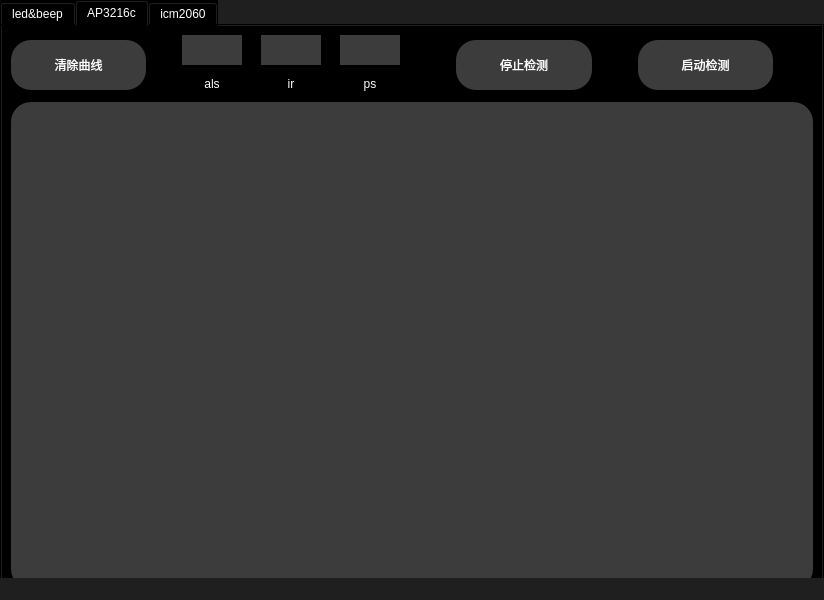
<?xml version="1.0" encoding="UTF-8"?>
<ui version="4.0">
 <class>imx6ullTest</class>
 <widget class="QMainWindow" name="imx6ullTest">
  <property name="geometry">
   <rect>
    <x>0</x>
    <y>0</y>
    <width>824</width>
    <height>600</height>
   </rect>
  </property>
  <property name="minimumSize">
   <size>
    <width>800</width>
    <height>600</height>
   </size>
  </property>
  <property name="windowTitle">
   <string>MainWindow</string>
  </property>
  <property name="styleSheet">
   <string notr="true">background-color: rgb(31, 31, 32);</string>
  </property>
  <widget class="QWidget" name="centralwidget">
   <widget class="QTabWidget" name="tabWidget">
    <property name="geometry">
     <rect>
      <x>0</x>
      <y>0</y>
      <width>824</width>
      <height>600</height>
     </rect>
    </property>
    <property name="sizePolicy">
     <sizepolicy hsizetype="Expanding" vsizetype="Expanding">
      <horstretch>0</horstretch>
      <verstretch>0</verstretch>
     </sizepolicy>
    </property>
    <property name="styleSheet">
     <string notr="true">background:transparent; 
background:black;
color: white;
</string>
    </property>
    <property name="currentIndex">
     <number>1</number>
    </property>
    <widget class="QWidget" name="tab">
     <attribute name="title">
      <string>led&amp;&amp;beep</string>
     </attribute>
     <widget class="QWidget" name="layoutWidget">
      <property name="geometry">
       <rect>
        <x>0</x>
        <y>0</y>
        <width>821</width>
        <height>491</height>
       </rect>
      </property>
      <layout class="QGridLayout" name="gridLayout_2">
       <item row="3" column="1">
        <spacer name="verticalSpacer_3">
         <property name="orientation">
          <enum>Qt::Vertical</enum>
         </property>
         <property name="sizeHint" stdset="0">
          <size>
           <width>20</width>
           <height>40</height>
          </size>
         </property>
        </spacer>
       </item>
       <item row="1" column="0">
        <layout class="QHBoxLayout" name="horizontalLayout_2">
         <item>
          <spacer name="horizontalSpacer_8">
           <property name="orientation">
            <enum>Qt::Horizontal</enum>
           </property>
           <property name="sizeHint" stdset="0">
            <size>
             <width>40</width>
             <height>20</height>
            </size>
           </property>
          </spacer>
         </item>
         <item>
          <widget class="QPushButton" name="ledBt">
           <property name="enabled">
            <bool>true</bool>
           </property>
           <property name="sizePolicy">
            <sizepolicy hsizetype="Minimum" vsizetype="Fixed">
             <horstretch>0</horstretch>
             <verstretch>0</verstretch>
            </sizepolicy>
           </property>
           <property name="minimumSize">
            <size>
             <width>200</width>
             <height>60</height>
            </size>
           </property>
           <property name="styleSheet">
            <string notr="true">border-radius:20px;
background:transparent; 
background:#3c3c3c;
color: white;</string>
           </property>
           <property name="text">
            <string/>
           </property>
          </widget>
         </item>
         <item>
          <spacer name="horizontalSpacer_7">
           <property name="orientation">
            <enum>Qt::Horizontal</enum>
           </property>
           <property name="sizeType">
            <enum>QSizePolicy::Fixed</enum>
           </property>
           <property name="sizeHint" stdset="0">
            <size>
             <width>80</width>
             <height>20</height>
            </size>
           </property>
          </spacer>
         </item>
         <item>
          <widget class="QPushButton" name="beepBt">
           <property name="minimumSize">
            <size>
             <width>200</width>
             <height>60</height>
            </size>
           </property>
           <property name="styleSheet">
            <string notr="true">border-radius:20px;
background:transparent; 
background:#3c3c3c;
color: white;</string>
           </property>
           <property name="text">
            <string/>
           </property>
          </widget>
         </item>
         <item>
          <spacer name="horizontalSpacer_9">
           <property name="orientation">
            <enum>Qt::Horizontal</enum>
           </property>
           <property name="sizeHint" stdset="0">
            <size>
             <width>40</width>
             <height>20</height>
            </size>
           </property>
          </spacer>
         </item>
        </layout>
       </item>
       <item row="4" column="0">
        <spacer name="verticalSpacer_2">
         <property name="orientation">
          <enum>Qt::Vertical</enum>
         </property>
         <property name="sizeHint" stdset="0">
          <size>
           <width>20</width>
           <height>40</height>
          </size>
         </property>
        </spacer>
       </item>
       <item row="0" column="0">
        <spacer name="verticalSpacer">
         <property name="orientation">
          <enum>Qt::Vertical</enum>
         </property>
         <property name="sizeHint" stdset="0">
          <size>
           <width>20</width>
           <height>40</height>
          </size>
         </property>
        </spacer>
       </item>
      </layout>
     </widget>
    </widget>
    <widget class="QWidget" name="tab_2">
     <attribute name="title">
      <string>AP3216c</string>
     </attribute>
     <layout class="QGridLayout" name="gridLayout">
      <item row="0" column="0">
       <layout class="QVBoxLayout" name="verticalLayout_4" stretch="1,8">
        <item>
         <layout class="QHBoxLayout" name="horizontalLayout" stretch="0,0,0,0,0,0,0,0,0,0,0,0">
          <item>
           <widget class="QPushButton" name="btnClear">
            <property name="minimumSize">
             <size>
              <width>0</width>
              <height>50</height>
             </size>
            </property>
            <property name="styleSheet">
             <string notr="true">background:transparent; 
background:#3c3c3c;
color: white;
border-radius:20px;</string>
            </property>
            <property name="text">
             <string>清除曲线</string>
            </property>
           </widget>
          </item>
          <item>
           <spacer name="horizontalSpacer">
            <property name="orientation">
             <enum>Qt::Horizontal</enum>
            </property>
            <property name="sizeType">
             <enum>QSizePolicy::Fixed</enum>
            </property>
            <property name="sizeHint" stdset="0">
             <size>
              <width>30</width>
              <height>20</height>
             </size>
            </property>
           </spacer>
          </item>
          <item>
           <layout class="QVBoxLayout" name="verticalLayout">
            <item>
             <widget class="QTextEdit" name="alsEdit">
              <property name="minimumSize">
               <size>
                <width>60</width>
                <height>30</height>
               </size>
              </property>
              <property name="maximumSize">
               <size>
                <width>60</width>
                <height>30</height>
               </size>
              </property>
              <property name="styleSheet">
               <string notr="true">background:transparent; 
background:#3c3c3c;
color: white;
border-radius:20px;</string>
              </property>
             </widget>
            </item>
            <item>
             <widget class="QLabel" name="label">
              <property name="minimumSize">
               <size>
                <width>60</width>
                <height>0</height>
               </size>
              </property>
              <property name="maximumSize">
               <size>
                <width>60</width>
                <height>16777215</height>
               </size>
              </property>
              <property name="text">
               <string>als</string>
              </property>
              <property name="alignment">
               <set>Qt::AlignCenter</set>
              </property>
             </widget>
            </item>
           </layout>
          </item>
          <item>
           <spacer name="horizontalSpacer_4">
            <property name="orientation">
             <enum>Qt::Horizontal</enum>
            </property>
            <property name="sizeType">
             <enum>QSizePolicy::Fixed</enum>
            </property>
            <property name="sizeHint" stdset="0">
             <size>
              <width>13</width>
              <height>20</height>
             </size>
            </property>
           </spacer>
          </item>
          <item>
           <layout class="QVBoxLayout" name="verticalLayout_2">
            <item>
             <widget class="QTextEdit" name="irEdit">
              <property name="minimumSize">
               <size>
                <width>60</width>
                <height>30</height>
               </size>
              </property>
              <property name="maximumSize">
               <size>
                <width>60</width>
                <height>30</height>
               </size>
              </property>
              <property name="styleSheet">
               <string notr="true">background:transparent; 
background:#3c3c3c;
color: white;
border-radius:20px;</string>
              </property>
             </widget>
            </item>
            <item>
             <widget class="QLabel" name="label_2">
              <property name="minimumSize">
               <size>
                <width>60</width>
                <height>0</height>
               </size>
              </property>
              <property name="maximumSize">
               <size>
                <width>60</width>
                <height>16777215</height>
               </size>
              </property>
              <property name="text">
               <string>ir</string>
              </property>
              <property name="alignment">
               <set>Qt::AlignCenter</set>
              </property>
             </widget>
            </item>
           </layout>
          </item>
          <item>
           <spacer name="horizontalSpacer_5">
            <property name="orientation">
             <enum>Qt::Horizontal</enum>
            </property>
            <property name="sizeType">
             <enum>QSizePolicy::Fixed</enum>
            </property>
            <property name="sizeHint" stdset="0">
             <size>
              <width>13</width>
              <height>20</height>
             </size>
            </property>
           </spacer>
          </item>
          <item>
           <layout class="QVBoxLayout" name="verticalLayout_3">
            <item>
             <widget class="QTextEdit" name="psEdit">
              <property name="minimumSize">
               <size>
                <width>60</width>
                <height>30</height>
               </size>
              </property>
              <property name="maximumSize">
               <size>
                <width>60</width>
                <height>30</height>
               </size>
              </property>
              <property name="styleSheet">
               <string notr="true">background:transparent; 
background:#3c3c3c;
color: white;
border-radius:20px;</string>
              </property>
             </widget>
            </item>
            <item>
             <widget class="QLabel" name="label_3">
              <property name="minimumSize">
               <size>
                <width>60</width>
                <height>0</height>
               </size>
              </property>
              <property name="maximumSize">
               <size>
                <width>60</width>
                <height>16777215</height>
               </size>
              </property>
              <property name="text">
               <string>ps</string>
              </property>
              <property name="alignment">
               <set>Qt::AlignCenter</set>
              </property>
             </widget>
            </item>
           </layout>
          </item>
          <item>
           <spacer name="horizontalSpacer_2">
            <property name="orientation">
             <enum>Qt::Horizontal</enum>
            </property>
            <property name="sizeType">
             <enum>QSizePolicy::Fixed</enum>
            </property>
            <property name="sizeHint" stdset="0">
             <size>
              <width>50</width>
              <height>20</height>
             </size>
            </property>
           </spacer>
          </item>
          <item>
           <widget class="QPushButton" name="pushButton">
            <property name="minimumSize">
             <size>
              <width>0</width>
              <height>50</height>
             </size>
            </property>
            <property name="styleSheet">
             <string notr="true">background:transparent; 
background:#3c3c3c;
color: white;
border-radius:20px;</string>
            </property>
            <property name="text">
             <string>停止检测</string>
            </property>
           </widget>
          </item>
          <item>
           <spacer name="horizontalSpacer_3">
            <property name="orientation">
             <enum>Qt::Horizontal</enum>
            </property>
            <property name="sizeType">
             <enum>QSizePolicy::Fixed</enum>
            </property>
            <property name="sizeHint" stdset="0">
             <size>
              <width>40</width>
              <height>20</height>
             </size>
            </property>
           </spacer>
          </item>
          <item>
           <widget class="QPushButton" name="btnStartAndStop">
            <property name="minimumSize">
             <size>
              <width>0</width>
              <height>50</height>
             </size>
            </property>
            <property name="styleSheet">
             <string notr="true">background:transparent; 
background:#3c3c3c;
color: white;
border-radius:20px;</string>
            </property>
            <property name="text">
             <string>启动检测</string>
            </property>
           </widget>
          </item>
          <item>
           <spacer name="horizontalSpacer_6">
            <property name="orientation">
             <enum>Qt::Horizontal</enum>
            </property>
            <property name="sizeType">
             <enum>QSizePolicy::Fixed</enum>
            </property>
            <property name="sizeHint" stdset="0">
             <size>
              <width>40</width>
              <height>20</height>
             </size>
            </property>
           </spacer>
          </item>
         </layout>
        </item>
        <item>
         <widget class="QChartView" name="graphicsView">
          <property name="styleSheet">
           <string>background:transparent; 
background:#3c3c3c;
color: white;
border-radius:20px;</string>
          </property>
         </widget>
        </item>
       </layout>
      </item>
     </layout>
    </widget>
    <widget class="QWidget" name="tab_3">
     <attribute name="title">
      <string>icm2060</string>
     </attribute>
     <widget class="QWidget" name="layoutWidget_2">
      <property name="geometry">
       <rect>
        <x>30</x>
        <y>130</y>
        <width>751</width>
        <height>60</height>
       </rect>
      </property>
      <layout class="QHBoxLayout" name="horizontalLayout_3">
       <item>
        <layout class="QVBoxLayout" name="verticalLayout_5">
         <item>
          <widget class="QTextEdit" name="gxdataEdit">
           <property name="maximumSize">
            <size>
             <width>60</width>
             <height>30</height>
            </size>
           </property>
           <property name="styleSheet">
            <string notr="true">background:transparent; 
background:#3c3c3c;
color: white;
border-radius:20px;</string>
           </property>
          </widget>
         </item>
         <item>
          <widget class="QLabel" name="label_4">
           <property name="text">
            <string>gxdata</string>
           </property>
           <property name="alignment">
            <set>Qt::AlignCenter</set>
           </property>
          </widget>
         </item>
        </layout>
       </item>
       <item>
        <spacer name="horizontalSpacer_10">
         <property name="orientation">
          <enum>Qt::Horizontal</enum>
         </property>
         <property name="sizeHint" stdset="0">
          <size>
           <width>18</width>
           <height>20</height>
          </size>
         </property>
        </spacer>
       </item>
       <item>
        <layout class="QVBoxLayout" name="verticalLayout_6">
         <item>
          <widget class="QTextEdit" name="gydataEdit">
           <property name="maximumSize">
            <size>
             <width>60</width>
             <height>30</height>
            </size>
           </property>
           <property name="styleSheet">
            <string notr="true">background:transparent; 
background:#3c3c3c;
color: white;
border-radius:20px;</string>
           </property>
          </widget>
         </item>
         <item>
          <widget class="QLabel" name="label_5">
           <property name="text">
            <string>gydata</string>
           </property>
           <property name="alignment">
            <set>Qt::AlignCenter</set>
           </property>
          </widget>
         </item>
        </layout>
       </item>
       <item>
        <spacer name="horizontalSpacer_11">
         <property name="orientation">
          <enum>Qt::Horizontal</enum>
         </property>
         <property name="sizeHint" stdset="0">
          <size>
           <width>18</width>
           <height>20</height>
          </size>
         </property>
        </spacer>
       </item>
       <item>
        <layout class="QVBoxLayout" name="verticalLayout_7">
         <item>
          <widget class="QTextEdit" name="gzdataEdit">
           <property name="maximumSize">
            <size>
             <width>60</width>
             <height>30</height>
            </size>
           </property>
           <property name="styleSheet">
            <string notr="true">background:transparent; 
background:#3c3c3c;
color: white;
border-radius:20px;</string>
           </property>
          </widget>
         </item>
         <item>
          <widget class="QLabel" name="label_6">
           <property name="text">
            <string>gzdata</string>
           </property>
           <property name="alignment">
            <set>Qt::AlignCenter</set>
           </property>
          </widget>
         </item>
        </layout>
       </item>
       <item>
        <spacer name="horizontalSpacer_12">
         <property name="orientation">
          <enum>Qt::Horizontal</enum>
         </property>
         <property name="sizeHint" stdset="0">
          <size>
           <width>18</width>
           <height>20</height>
          </size>
         </property>
        </spacer>
       </item>
       <item>
        <layout class="QVBoxLayout" name="verticalLayout_8">
         <item>
          <widget class="QTextEdit" name="axdataEdit">
           <property name="maximumSize">
            <size>
             <width>60</width>
             <height>30</height>
            </size>
           </property>
           <property name="styleSheet">
            <string notr="true">background:transparent; 
background:#3c3c3c;
color: white;
border-radius:20px;</string>
           </property>
          </widget>
         </item>
         <item>
          <widget class="QLabel" name="label_7">
           <property name="text">
            <string>axdata</string>
           </property>
           <property name="alignment">
            <set>Qt::AlignCenter</set>
           </property>
          </widget>
         </item>
        </layout>
       </item>
       <item>
        <spacer name="horizontalSpacer_13">
         <property name="orientation">
          <enum>Qt::Horizontal</enum>
         </property>
         <property name="sizeHint" stdset="0">
          <size>
           <width>18</width>
           <height>20</height>
          </size>
         </property>
        </spacer>
       </item>
       <item>
        <layout class="QVBoxLayout" name="verticalLayout_9">
         <item>
          <widget class="QTextEdit" name="aydataEdit">
           <property name="maximumSize">
            <size>
             <width>60</width>
             <height>30</height>
            </size>
           </property>
           <property name="styleSheet">
            <string notr="true">background:transparent; 
background:#3c3c3c;
color: white;
border-radius:20px;</string>
           </property>
          </widget>
         </item>
         <item>
          <widget class="QLabel" name="label_8">
           <property name="text">
            <string>aydata</string>
           </property>
           <property name="alignment">
            <set>Qt::AlignCenter</set>
           </property>
          </widget>
         </item>
        </layout>
       </item>
       <item>
        <spacer name="horizontalSpacer_14">
         <property name="orientation">
          <enum>Qt::Horizontal</enum>
         </property>
         <property name="sizeHint" stdset="0">
          <size>
           <width>18</width>
           <height>20</height>
          </size>
         </property>
        </spacer>
       </item>
       <item>
        <layout class="QVBoxLayout" name="verticalLayout_10">
         <item>
          <widget class="QTextEdit" name="azdataEdit">
           <property name="maximumSize">
            <size>
             <width>60</width>
             <height>30</height>
            </size>
           </property>
           <property name="styleSheet">
            <string notr="true">background:transparent; 
background:#3c3c3c;
color: white;
border-radius:20px;</string>
           </property>
          </widget>
         </item>
         <item>
          <widget class="QLabel" name="label_9">
           <property name="text">
            <string>azdata</string>
           </property>
           <property name="alignment">
            <set>Qt::AlignCenter</set>
           </property>
          </widget>
         </item>
        </layout>
       </item>
       <item>
        <spacer name="horizontalSpacer_15">
         <property name="orientation">
          <enum>Qt::Horizontal</enum>
         </property>
         <property name="sizeHint" stdset="0">
          <size>
           <width>18</width>
           <height>20</height>
          </size>
         </property>
        </spacer>
       </item>
       <item>
        <layout class="QVBoxLayout" name="verticalLayout_11">
         <item>
          <widget class="QTextEdit" name="tempdataEdit">
           <property name="maximumSize">
            <size>
             <width>60</width>
             <height>30</height>
            </size>
           </property>
           <property name="styleSheet">
            <string notr="true">background:transparent; 
background:#3c3c3c;
color: white;
border-radius:20px;</string>
           </property>
          </widget>
         </item>
         <item>
          <widget class="QLabel" name="label_10">
           <property name="text">
            <string>tempdata</string>
           </property>
           <property name="alignment">
            <set>Qt::AlignCenter</set>
           </property>
          </widget>
         </item>
        </layout>
       </item>
      </layout>
     </widget>
     <widget class="QWidget" name="layoutWidget_3">
      <property name="geometry">
       <rect>
        <x>260</x>
        <y>220</y>
        <width>291</width>
        <height>101</height>
       </rect>
      </property>
      <layout class="QHBoxLayout" name="horizontalLayout_4">
       <item>
        <widget class="QPushButton" name="stop2060Bt">
         <property name="minimumSize">
          <size>
           <width>100</width>
           <height>50</height>
          </size>
         </property>
         <property name="maximumSize">
          <size>
           <width>100</width>
           <height>50</height>
          </size>
         </property>
         <property name="styleSheet">
          <string notr="true">background:transparent; 
background:#3c3c3c;
color: white;
border-radius:20px;</string>
         </property>
         <property name="text">
          <string>关闭传感器</string>
         </property>
        </widget>
       </item>
       <item>
        <spacer name="horizontalSpacer_16">
         <property name="orientation">
          <enum>Qt::Horizontal</enum>
         </property>
         <property name="sizeHint" stdset="0">
          <size>
           <width>40</width>
           <height>20</height>
          </size>
         </property>
        </spacer>
       </item>
       <item>
        <widget class="QPushButton" name="start2060Bt">
         <property name="minimumSize">
          <size>
           <width>100</width>
           <height>50</height>
          </size>
         </property>
         <property name="maximumSize">
          <size>
           <width>100</width>
           <height>50</height>
          </size>
         </property>
         <property name="styleSheet">
          <string notr="true">background:transparent; 
background:#3c3c3c;
color: white;
border-radius:20px;</string>
         </property>
         <property name="text">
          <string>开启传感器</string>
         </property>
        </widget>
       </item>
      </layout>
     </widget>
    </widget>
   </widget>
  </widget>
  <widget class="QMenuBar" name="menubar">
   <property name="geometry">
    <rect>
     <x>0</x>
     <y>0</y>
     <width>824</width>
     <height>22</height>
    </rect>
   </property>
  </widget>
  <widget class="QStatusBar" name="statusbar"/>
 </widget>
 <customwidgets>
  <customwidget>
   <class>QChartView</class>
   <extends>QGraphicsView</extends>
   <header>qchartview.h</header>
  </customwidget>
 </customwidgets>
 <resources/>
 <connections/>
</ui>
